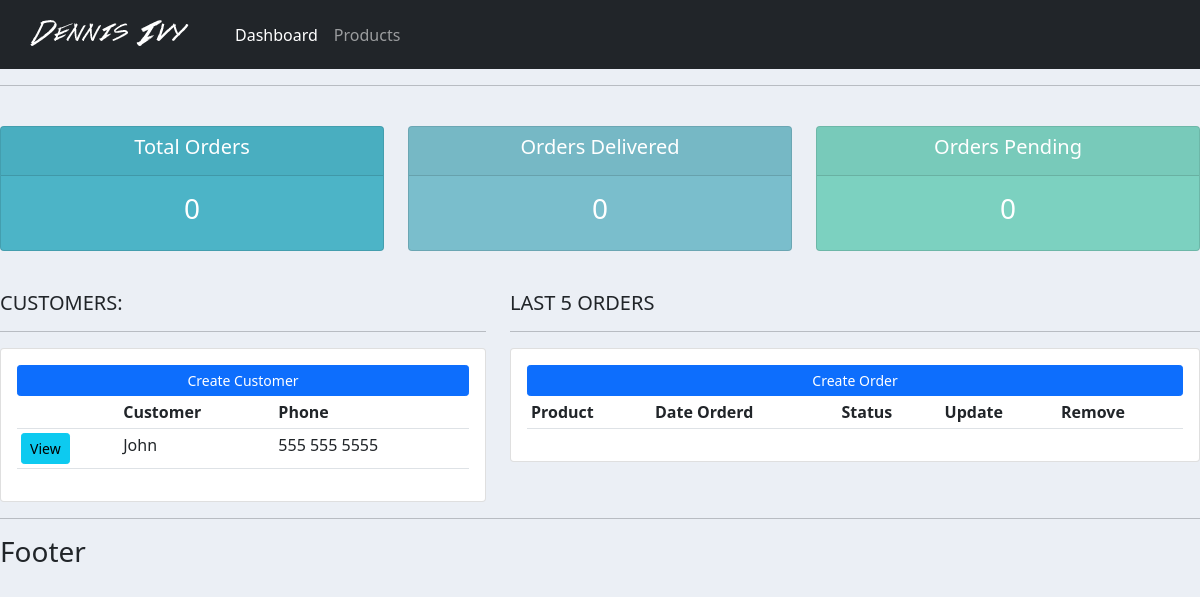
The app's page /, older data.
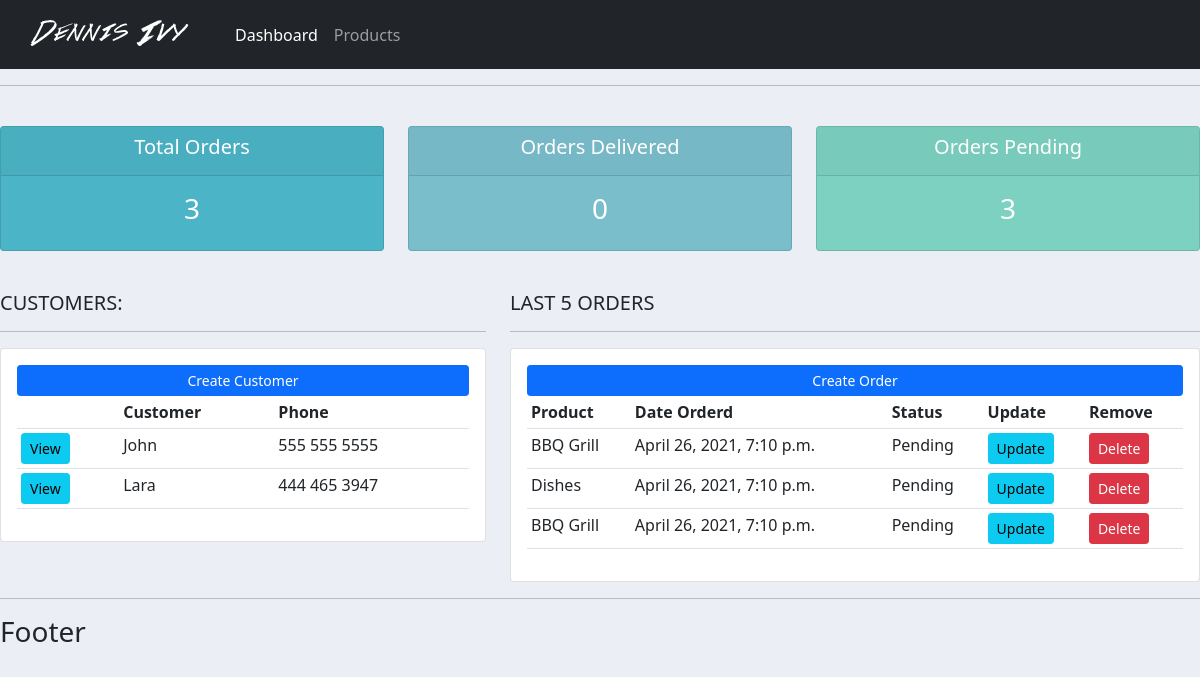
The same page, newer data.
### accounts/models.py (models this page shows, shortened)
class Customer(models.Model):
	name = models.CharField(max_length=200, null=True)
	phone = models.CharField(max_length=200, null=True)
	email = models.CharField(max_length=200, null=True)
	date_created = models.DateTimeField(auto_now_add=True, null=True)

class Order(models.Model):
	STATUS = (
            ('Pending', 'Pending'),
         			('Out for delivery', 'Out for delivery'),
         			('Delivered', 'Delivered'),
        )
	customer = models.ForeignKey(Customer, null=True, on_delete=models.SET_NULL)
	product = models.ForeignKey(Product, null=True, on_delete=models.SET_NULL)
	date_created = models.DateTimeField(auto_now_add=True, null=True)
	status = models.CharField(max_length=200, null=True, choices=STATUS)

class Product(models.Model):
	CATEGORY = (
            ('Indoor', 'Indoor'),
         			('Out Door', 'Out Door'),
        )
	name = models.CharField(max_length=200, null=True)
	price = models.FloatField(null=True)
	category = models.CharField(max_length=200, null=True, choices=CATEGORY)
	description = models.CharField(max_length=200, null=True, blank=True)
	date_created = models.DateTimeField(auto_now_add=True, null=True)
	tags = models.ManyToManyField(Tag)
	def __str__(self):
		return self.name

### accounts/views.py (the view)
# urls.py: path('', views.home, name="home"),
def home(request):
    orders = Order.objects.all()
    customers = Customer.objects.all()
    total_customers = customers.count()
    total_orders = orders.count()
    delivered = orders.filter(status='Delivered').count()
    pending = orders.filter(status='Pending').count()
    context = {'orders': orders, 'customers': customers,
               'total_orders': total_orders, 'delivered': delivered,
               'pending': pending}
    return render(request, 'accounts/dashboard.html', context)

### accounts/templates/accounts/dashboard.html
{% extends 'accounts/main.html' %}
{% block content %}
 {% include 'accounts/status.html' %}
 <br>
  <div class="row">
  <div class="col-md-5">
    <h5>CUSTOMERS:</h5>
    <hr>
    <div class="card card-body">
    <a class="btn btn-primary  btn-sm btn-block" href="">Create Customer</a>
    <table class="table table-sm">
      <tr>
        <th></th>
        <th>Customer</th>
        <th>Phone</th>
      </tr>
      {% for customer in customers %}
        <tr>
          <td><a class="btn btn-sm btn-info" href="{% url 'customer' customer.id %}">View</a></td>
          <td>{{ customer.name }}</td>
          <td>{{ customer.phone }}</td>
        </tr>
      {% endfor %}
    </table>
    </div>
  </div>
  <div class="col-md-7">
    <h5>LAST 5 ORDERS</h5>
    <hr>
    <div class="card card-body">
    <a class="btn btn-primary  btn-sm btn-block" href="{% url 'create_order' %}">Create Order</a>
    <table class="table table-sm">
      <tr>
        <th>Product</th>
        <th>Date Orderd</th>
        <th>Status</th>
        <th>Update</th>
        <th>Remove</th>
      </tr>
      {% for order in orders %}
        <tr>
          <td>{{order.product}}</td>
          <td>{{order.date_created}}</td>
          <td>{{order.status}}</td>
          <td><a class="btn btn-sm btn-info" href="">Update</a></td>
          <td><a class="btn btn-sm btn-danger" href="">Delete</a></td>
        </tr>
      {% endfor %}
    </table>
    </div>
  </div>
  </div>
{% endblock %}

### accounts/templates/accounts/main.html (shortened to what this page needs)
{% load static from staticfiles %}
<!DOCTYPE html>
<html lang="en">
<head>
  <link href="https://cdn.jsdelivr.net/npm/bootstrap@5.0.0-beta3/dist/css/bootstrap.min.css" rel="stylesheet">
	<link rel="stylesheet" type="text/css" href="{% static 'css/main.css' %}" >
</head>
<body>
  {% include 'accounts/navbar.html' %}
  <hr>
  {% block content %}
  {% endblock %}
  <hr>
  <h3>Footer</h3>
</body>
</html>

### accounts/templates/accounts/navbar.html (shortened to what this page needs)
{% load static from staticfiles %}
<nav class="navbar navbar-expand-lg navbar-dark bg-dark">
  <div class="container-fluid">
    <a class="navbar-brand" href="#"><img src="{% static 'images/logo.png' %}"></a>
    <div class="collapse navbar-collapse" id="navbarNav">
      <ul class="navbar-nav">
        <li class="nav-item">
          <a class="nav-link active" aria-current="page" href="{% url 'home' %}">Dashboard</a>
        </li>
        <li class="nav-item">
          <a class="nav-link" href="{% url 'products' %}">Products</a>
        </li>
      </ul>
    </div>
  </div>
</nav>

### accounts/templates/accounts/status.html
<br>
<div class="row">
	<div class="col">
		<div class="col-md">
			<div class="card text-center text-white  mb-3" id="total-orders">
			  	<div class="card-header">
			  		<h5 class="card-title">Total Orders</h5>
			  	</div>
			  	<div class="card-body">
			    	<h3 class="card-title">{{ total_orders }}</h3>
			  	</div>
			</div>
		</div>
	</div>
	<div class="col">
		<div class="col-md">
			<div class="card text-center text-white  mb-3" id="orders-delivered">
			  	<div class="card-header">
			  		<h5 class="card-title">Orders Delivered</h5>
			  	</div>
			  	<div class="card-body">
			    	<h3 class="card-title">{{ delivered }}</h3>
			  	</div>
			</div>
		</div>
	</div>
	<div class="col">
		<div class="col-md">
			<div class="card text-center text-white  mb-3" id="orders-pending">
			  	<div class="card-header">
			  		<h5 class="card-title">Orders Pending</h5>
			  	</div>
			  	<div class="card-body">
			    	<h3 class="card-title">{{ pending }}</h3>
			  	</div>
			</div>
		</div>
	</div>
</div>

### static/css/main.css (style rules this page uses)
body { background-color: #ebeff5; }
#total-orders { background-color: #4cb4c7; }
#orders-delivered { background-color: #7abecc; }
#orders-pending { background-color: #7CD1C0; }

Row changes from the older to the newer data that the page shows:
added Customer: name "Lara", phone "444 465 3947"
added Order: product "BBQ Grill", date_created "April 26, 2021, 7:10 p.m.", status "Pending"
added Order: product "Dishes", date_created "April 26, 2021, 7:10 p.m.", status "Pending"
added Order: product "BBQ Grill", date_created "April 26, 2021, 7:10 p.m.", status "Pending"
Text that changed along with them:
{{ total_orders }}: "0" → "3"
{{ pending }}: "0" → "3"
